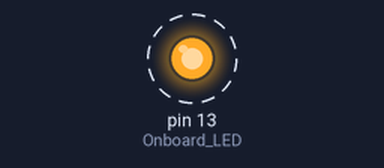
Bench run of a sketch on a simulated Arduino Uno, built with avr-gcc and run on an emulated ATmega328P. On the bench: output pins drawn as LEDs (lit = HIGH). Dashed ring = blinking. What the sketch prints to the serial monitor is not drawn.

Above: at 0.04 s.
Timing chart, 0 to 3.0 s (numbered marks = the images above):
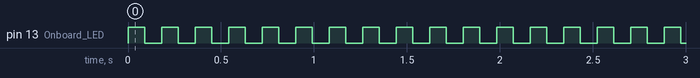

The sketch:

Rtos_Blinky.ino
```cpp
//===============================================================================
// Project Name : RTOS Task Basics
// Author       : Vivek Patel
// File         : Rtos_Blinky
// Date         : 13/09/2025
// Description  : Demonstrates RTOS fundamentals using 3 tasks.
//               Shows how primitive scheduling works compared to
//               the traditional while(1) loop approach in bare-metal programming.
//================================================================================

//===============================================================================
#include <Arduino_FreeRTOS.h>
//===============================================================================
void setup() {

  // Initialize pins
  pinMode(LED_BUILTIN, OUTPUT);   // Onboard LED (pin 13)
  Serial.begin(9600);
  while (!Serial) ;               // Wait for Serial Monitor (important on Uno)

  // Create tasks
  // Create tasks
  xTaskCreate(TaskBlink, "Blink", 128, NULL, 1, NULL);
  xTaskCreate(TaskHighPrint, "HighPrint", 128, NULL, 3, NULL);  // Higher priority
  xTaskCreate(TaskLowPrint, "LowPrint", 128, NULL, 1, NULL);   // Lower priority

  // No code in setup() after this, scheduler takes control
}
//===============================================================================
void loop() {
  // Empty - RTOS tasks are running
}
//===============================================================================
// Task 1: Blink LED
void TaskBlink(void *pvParameters) {
  pinMode(LED_BUILTIN, OUTPUT);
  while (1) {
    digitalWrite(LED_BUILTIN, HIGH);
    vTaskDelay(100 / portTICK_PERIOD_MS);
    digitalWrite(LED_BUILTIN, LOW);
    vTaskDelay(100 / portTICK_PERIOD_MS);
  }
}
//===============================================================================
// Task 2: High priority print
void TaskHighPrint(void *pvParameters) {
  while (1) {
    Serial.println(" HIGH priority task is running");
    vTaskDelay(100 / portTICK_PERIOD_MS);
  }
}
//===============================================================================
// Task 3: Low priority print
void TaskLowPrint(void *pvParameters) {
  while (1) {
    Serial.println("... low priority task is running");
    vTaskDelay(300 / portTICK_PERIOD_MS);
  }
}
//===============================================================================
```

Measured:
- by itself, pin 13 (Onboard_LED): alternates HIGH for 0.09 s and LOW for 0.09 s
